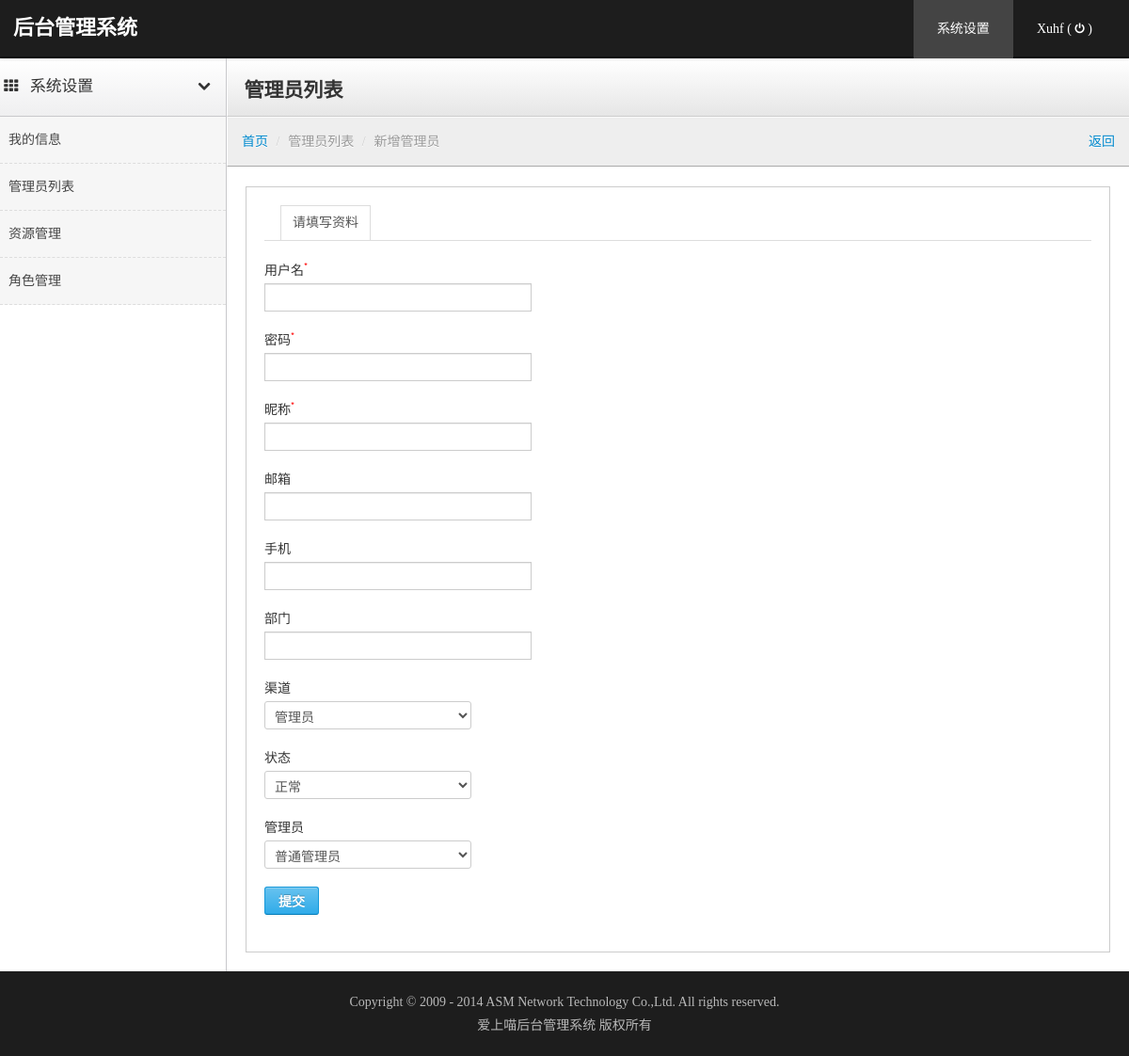
Page /index.php/admin/create (signed in) on the committed database.
### tables this page shows
CREATE TABLE `admin_resource` (
  `resource_id` int(4) NOT NULL AUTO_INCREMENT COMMENT '资源ID',
  `title` varchar(100) NOT NULL COMMENT '节点名称',
  `url_directory` varchar(100) NOT NULL DEFAULT '' COMMENT '控制器目录',
  `url_class` varchar(100) NOT NULL COMMENT '控制器类名',
  `url_method` varchar(100) NOT NULL COMMENT '控制器方法',
  `url_param` varchar(255) NOT NULL DEFAULT '' COMMENT '参数，json存储',
  `pid` int(4) NOT NULL DEFAULT '0' COMMENT '上级ID',
  `level` tinyint(1) NOT NULL DEFAULT '1' COMMENT '级别 1一级标题 2二级标题 3菜单 4其他',
  `permission_type` tinyint(1) NOT NULL DEFAULT '1' COMMENT '1必须控制，0非必须控制',
  `sort` decimal(10,2) NOT NULL DEFAULT '0.00' COMMENT '排序，越大越靠前',
  `stat` tinyint(1) NOT NULL DEFAULT '1' COMMENT '状态 1正常 2已冻结 3已删除',
  `created_ts` timestamp NOT NULL DEFAULT CURRENT_TIMESTAMP COMMENT '创建时间',
  PRIMARY KEY (`resource_id`),
  KEY `idx_pid` (`pid`)
);

### application/views/admin_user/form.php (the view, shortened to what the rows shown need)
<?php $this->load->view('base/header');?>
<div class="content">
    <div class="header"><h1 class="page-title">管理员列表</h1></div>
</div>

### application/views/base/sidebar.php
<div class="sidebar-nav">
<?php foreach($sys_menu_minor as $val) : ?>
    <a href="#sidebar_menu_<?php echo $val['id']?>" class="nav-header collapsed" data-toggle="collapse"><i class="icon-th"></i><?php echo $val['title']?><i class="icon-chevron-up"></i></a>
    <ul id="sidebar_menu_<?php echo $val['id']?>" class="nav nav-list collapse in">
    <?php foreach($val['sub'] as $val_sub) : ?>
        <li id="<?php echo $val_sub['url_uid'];?>"><a href="<?php echo $val_sub['url'];?>"><?php echo $val_sub['title'];?></a></li>
    <?php endforeach;?>
    </ul>
<?php endforeach; ?>
</div>

### rows in the picture
admin_resource: title "系统设置"
admin_resource: title "我的信息"
admin_resource: title "管理员列表"
admin_resource: title "资源管理"
admin_resource: title "角色管理"

### other values in the picture
$val['title'] "系统设置"
$sys_user['nickname'] "Xuhf"
$column['username'] "用户名"
$column['password'] "密码"
$column['nickname'] "昵称"
$column['email'] "邮箱"
$column['mobile'] "手机"
$column['department'] "部门"
$column['source_id'] "渠道"
$column['stat'] "状态"
$column['is_admin'] "管理员"
form field value "管理员"
form field value "正常"
form field value "普通管理员"
